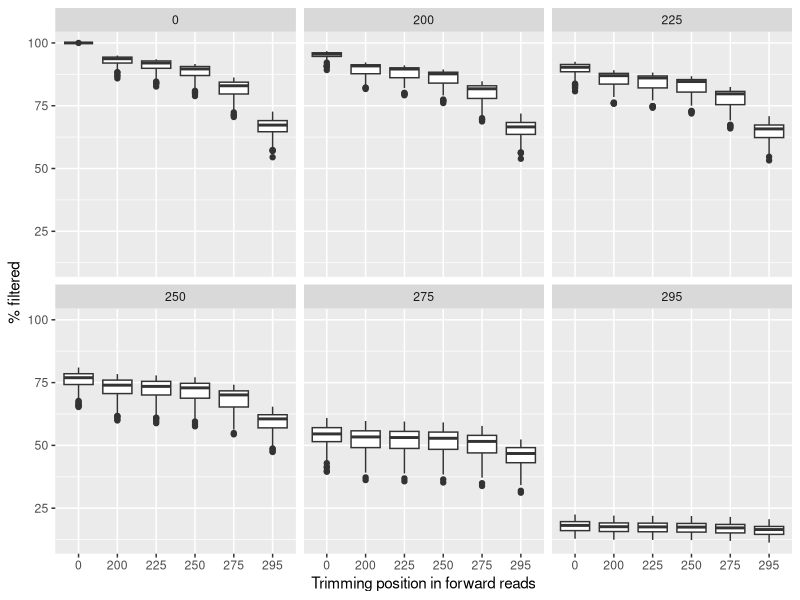
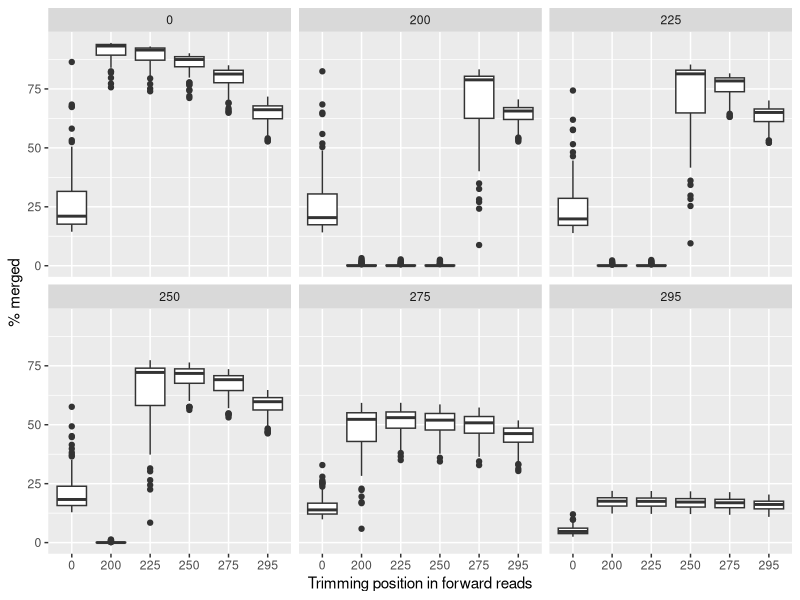
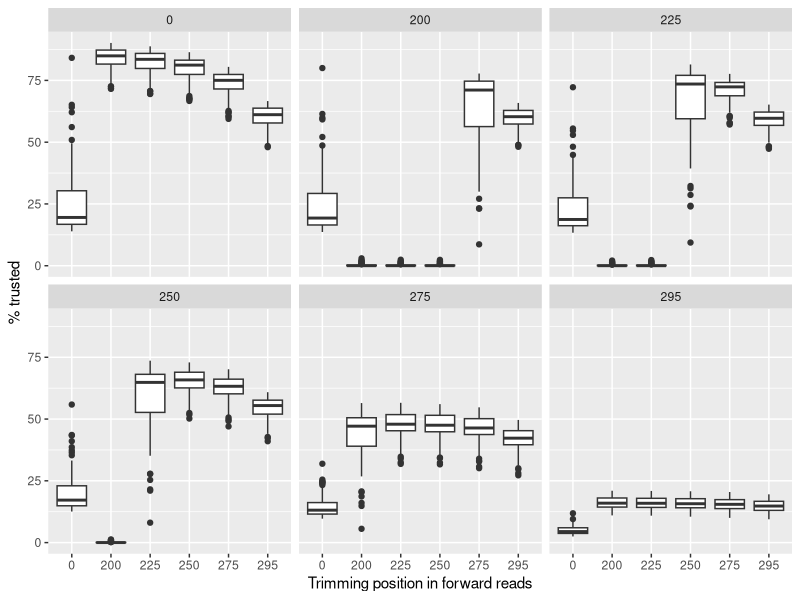
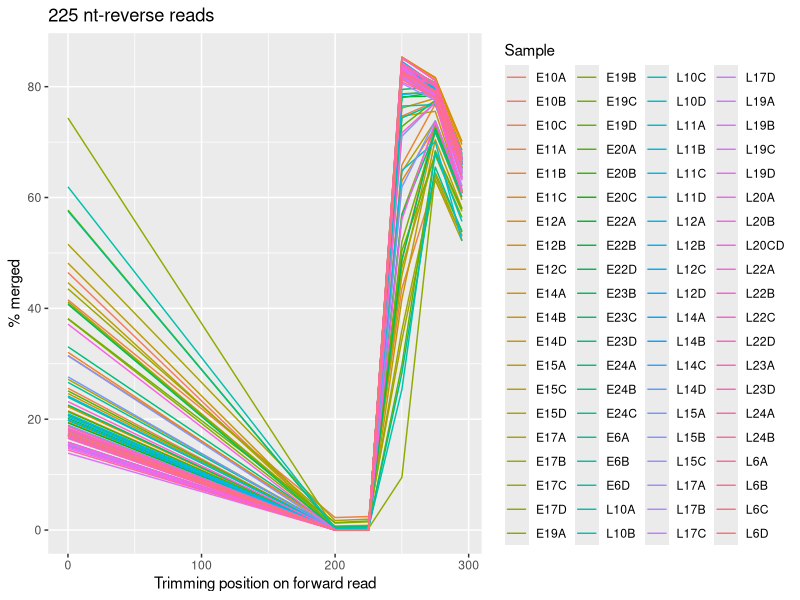

These charts were generated, in order, by the following R code:
## ---- chunk 1
library(ggplot2)
library(tidyr)
merging <- read.table('FromClean/summaryStats.txt', skip=1,
                      col.names=c('Sample','input','filtered','filtered.p','denoised','merged','merged.p','trusted','trusted.p','trunc.f','trunc.r'))
ggplot(merging, mapping=aes(x=as.factor(trunc.f), y=filtered.p)) + geom_boxplot() +
  facet_wrap(~trunc.r) + xlab('Trimming position in forward reads') + ylab('% filtered')
ggplot(merging, mapping=aes(x=as.factor(trunc.f), y=merged.p)) + geom_boxplot() +
  facet_wrap(~trunc.r) + xlab('Trimming position in forward reads') + ylab('% merged')
ggplot(merging, mapping=aes(x=as.factor(trunc.f), y=trusted.p)) + geom_boxplot() +
  facet_wrap(~trunc.r) + xlab('Trimming position in forward reads') + ylab('% trusted')
## ---- chunk 2
ggplot(merging[merging$trunc.r==225,], mapping=aes(x=trunc.f, y=merged.p, color=Sample)) + geom_line() +
  xlab('Trimming position on forward read') + ggtitle('225 nt-reverse reads') + ylab('% merged')
